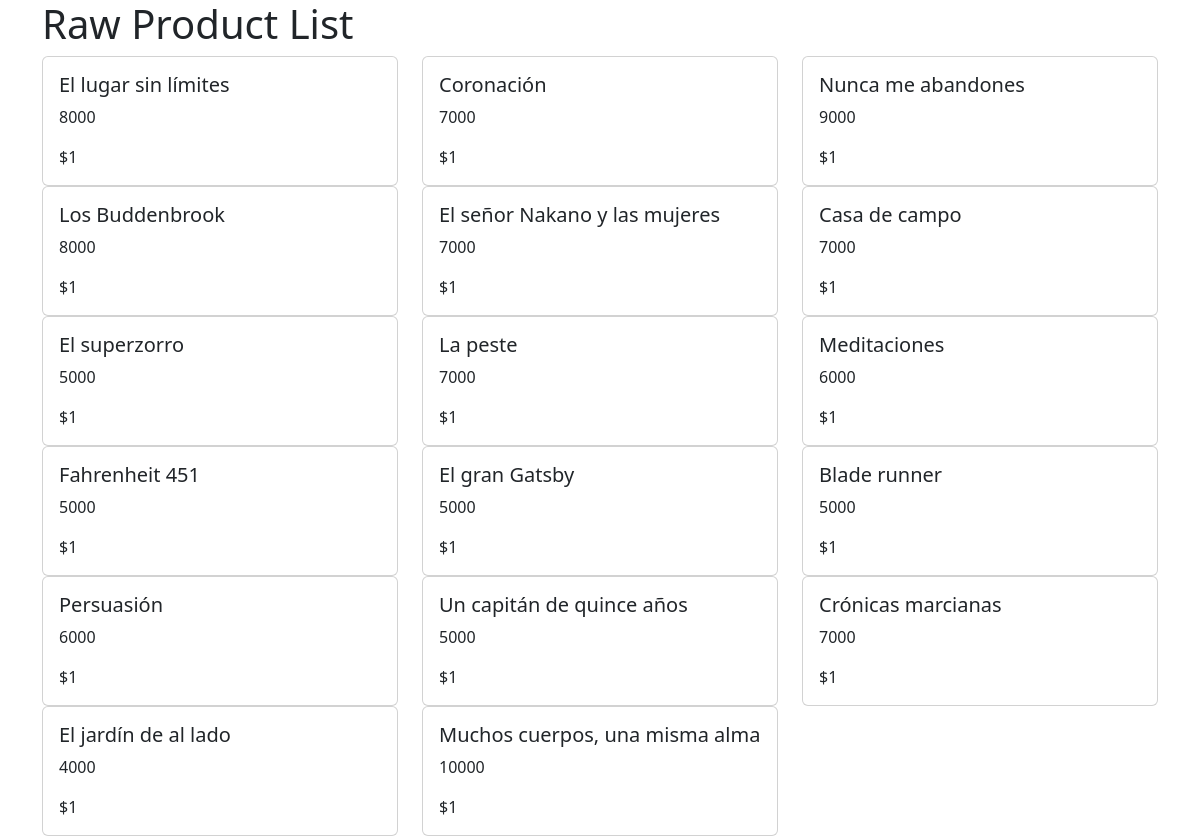
/raw/, run on the app's committed database.
### store/models.py (models this page shows, shortened)
class Product(models.Model):
    nombre = models.TextField()
    autor = models.TextField()
    editorial = models.CharField(max_length=255)
    precio = models.DecimalField(max_digits=6, decimal_places=0)
    stock = models.IntegerField()
    paginas = models.IntegerField()
    descripcion = models.TextField()
    fecha_ingreso = models.DateTimeField(auto_now_add=True)
    imagen = models.ImageField(upload_to='products/', null=True, blank=True)

### store/views.py (the view)
# urls.py: path('raw/', views.raw_product_list, name='raw_product_list'),
def raw_product_list(request):
    query = request.GET.get('q')
    with connection.cursor() as cursor:
        if query:
            cursor.execute("SELECT * FROM store_product WHERE nombre LIKE %s OR autor LIKE %s", ['%' + query + '%', '%' + query + '%'])
        else:
            cursor.execute("SELECT * FROM store_product")
        products = cursor.fetchall()
    return render(request, 'raw_product_list.html', {'products': products})

### store/templates/raw_product_list.html (shortened to what this page needs)
<!DOCTYPE html>
<html lang="en">
<head>
    {% load bootstrap5 %}
    {% bootstrap_css %}
</head>
<body>
    <div class="container">
        <h1>Raw Product List</h1>
        <div class="row">
            {% for product in products %}
            <div class="col-md-4">
                <div class="card">
                    <div class="card-body">
                        <h5 class="card-title">{{ product.1 }}</h5>
                        <p class="card-text">{{ product.2 }}</p>
                        <p class="card-text">${{ product.3 }}</p>
                    </div>
                </div>
            </div>
            {% endfor %}
        </div>
    </div>
</body>
</html>

### data on the page
Product: nombre "El lugar sin límites", precio "8000", stock "1"
Product: nombre "Coronación", precio "7000", stock "1"
Product: nombre "Nunca me abandones", precio "9000", stock "1"
Product: nombre "Los Buddenbrook", precio "8000", stock "1"
Product: nombre "El señor Nakano y las mujeres", precio "7000", stock "1"
Product: nombre "Casa de campo", precio "7000", stock "1"
Product: nombre "El superzorro", precio "5000", stock "1"
Product: nombre "La peste", precio "7000", stock "1"
Product: nombre "Meditaciones", precio "6000", stock "1"
Product: nombre "Fahrenheit 451", precio "5000", stock "1"
Product: nombre "El gran Gatsby", precio "5000", stock "1"
Product: nombre "Blade runner", precio "5000", stock "1"
Product: nombre "Persuasión", precio "6000", stock "1"
Product: nombre "Un capitán de quince años", precio "5000", stock "1"
Product: nombre "Crónicas marcianas", precio "7000", stock "1"
Product: nombre "El jardín de al lado", precio "4000", stock "1"
Product: nombre "Muchos cuerpos, una misma alma", precio "10000", stock "1"
